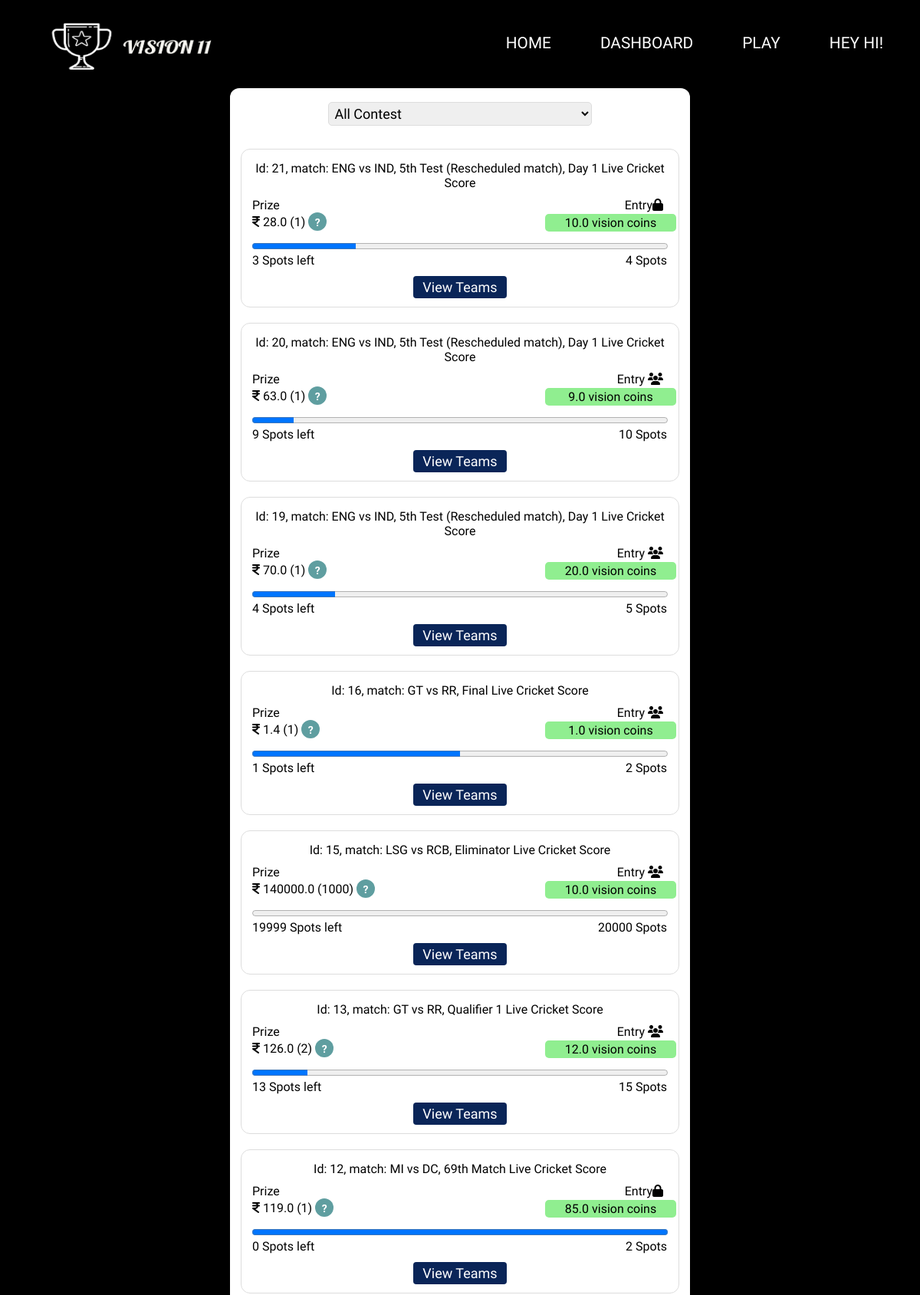
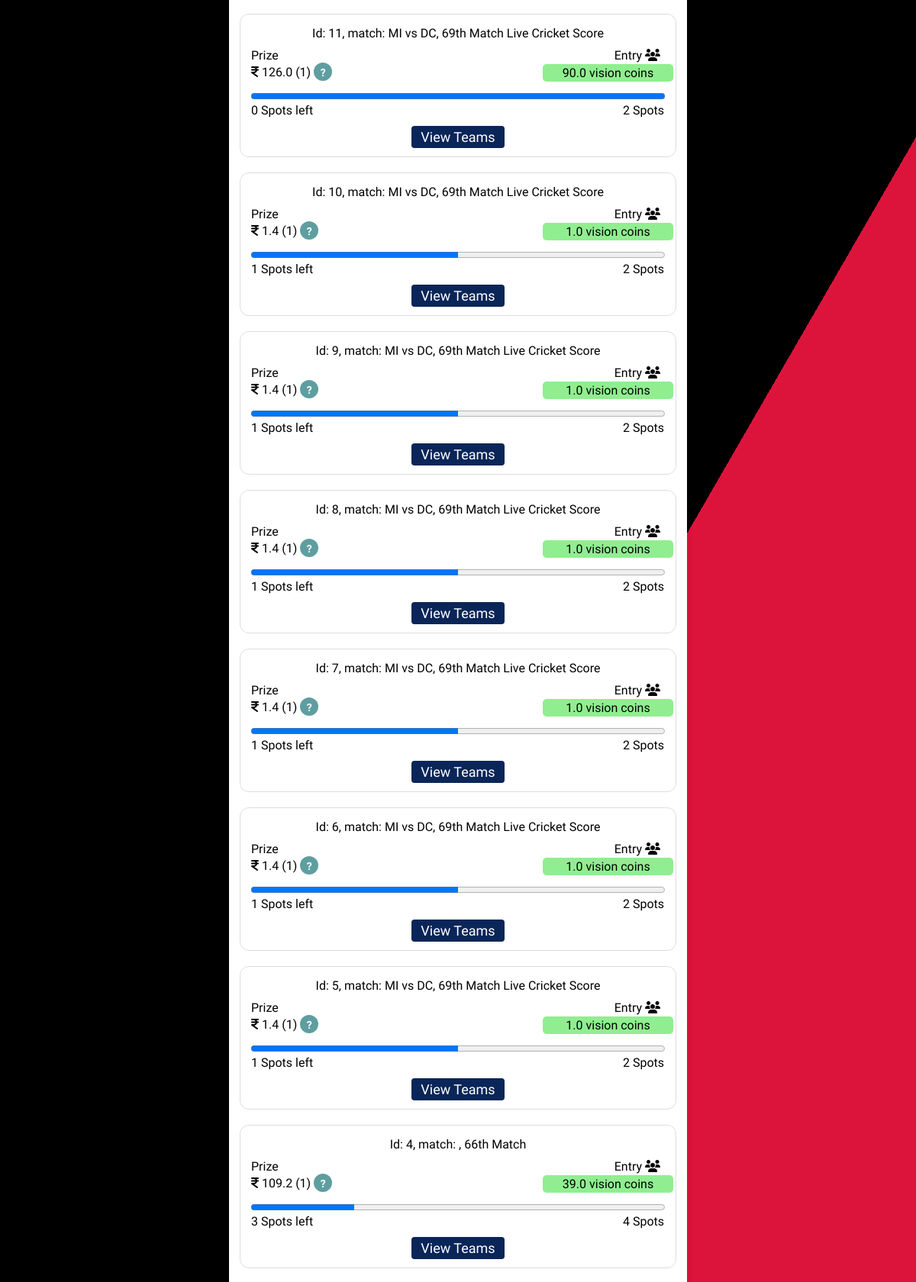
/mycontests (signed in, upper part), run on the app's committed database (2 pictures, top to bottom).
### usermanagerAPP/models.py (models this page shows, shortened)
class User1(AbstractUser):
    first_name = models.CharField(
        max_length=20
    )
    last_name = models.CharField(
        max_length=20
    )
    username = models.CharField(
        max_length=20,
        unique=True
    )
    age = models.IntegerField(
        null=True,
        blank=True
    )
    email = models.EmailField(
        max_length=50
    )
    vision_credits = models.FloatField(
        default=0
    )
    currency_type = models.CharField(
        choices=Currency_Choices,
        default=Choices.VISION_CANDIES,
        max_length=50
    )
    gender_type = models.CharField(
        choices=Gender_Choices,
        null=True,
        max_length=10
    )
    country = models.CharField(
        max_length=50
    )
    adult = models.BooleanField(
        'Adult_status',
        default=False
    )
    staff = models.BooleanField(
        'Staff_status',
        default=False
    )
    superuser = models.BooleanField(
        'super_user_status',
        default=False
    )
    aadhar_image = models.FileField(
        upload_to='others',
        null=True,
        blank=True
    )
    contests_won = models.IntegerField(
        default=0
    )
    objects = UserManager()

### mainAPP/models.py (models this page shows, shortened)
class Contest(models.Model):
    match_id = models.ForeignKey(
        Match,
        on_delete=models.CASCADE
    )
    user = models.ManyToManyField(
        User1,
        blank=True
    )
    entry_fee = models.FloatField(
        default=1
    )
    fee_type = models.CharField(
        max_length=20,
        default='vision candies'
    )
    length = models.IntegerField(
        default=1
    )
    price_fee = models.FloatField(
        default=0
    )
    teams = models.ManyToManyField(
        to=UserTeam,
        blank=True
    )
    reward_claimed = models.BooleanField(
        default=False
    )
    contest_type = models.CharField(
        default="public",
        max_length=25
    )
    password = models.CharField(
        max_length=128,
        null=True,
        blank=True
    )
    no_of_winners = models.IntegerField(
        default=1
    )
    price_distribution_array = models.TextField(
        null=True,
        blank=True
    )
    is_equal_distribute = models.BooleanField(
        default=True
    )

class Match(models.Model):
    url = models.TextField(
        unique=True
    )
    title = models.TextField(
        null=True,
        blank=True
    )
    time = models.DateTimeField()
    match_pause_time = models.DateTimeField(
        null=True,
        blank=True
    )
    name = models.CharField(
        max_length=100,
        null=True,
        blank=True
    )
    team1 = models.CharField(
        max_length=60,
        null=True,
        blank=True
    )
    team2 = models.CharField(
        max_length=60,
        null=True,
        blank=True
    )
    is_test_match = models.BooleanField(
        default=False
    )
    is_match_end = models.BooleanField(
        default=False
    )
    team1_img = models.TextField(
        null=True,
        blank=True
    )
    team2_img = models.TextField(
        null=True,
        blank=True
    )

### mainAPP/views.py (the view)
# urls.py: path('mycontests',views.RenderUserContest),
@login_required(login_url='/accounts/login')
def RenderUserContest(request):
    try:
        return vision11_render().render_usercontest(request)
    except:
        return redirect('/')

### templates/usercontest.html (shortened to what this page needs)
{% load static %}
<!DOCTYPE html>
<html lang="en">
<head>
    <link rel="stylesheet" href="{% static 'css/usercontest.css' %}">
    <link rel="stylesheet" href="https://stackpath.bootstrapcdn.com/font-awesome/4.7.0/css/font-awesome.min.css">
    <link rel="stylesheet" href="{% static 'css/navbar.css' %}">
</head>
<body>
    {% include 'navbar.html' %}
    <div class="multicolorbg">
        <div class="box" id="box">
            <select name="contestfilter" id="user_team" onchange="change_filter(id)">
                <option value="All Contest">All Contest</option>
              </select>
            <div class="allcontest" id="allcontest">
            {% for contest,slot,per in contests %}
                <div class="contest">
                    <div class="mathc_name">
                        <span>Id: {{ contest.id }}, match: {{ contest.match_id.title }}</span>
                    </div>
                    <div class="maincont">
                        <div class="heade">
                            <span class="prz">Prize</span>
                            {% if contest.contest_type == 'public' %}
                            <span class="entr">Entry <i class="fa fa-users" aria-hidden="true"></i>
                            </span>
                            {% else %}
                            <span class="entr">Entry<i class="fa fa-lock" aria-hidden="true"></i>
                            </span>
                            {% endif %}
                        </div>
                        <div class="money_container">
                            <span id="prize" class="prize"><i class="fa fa-inr" aria-hidden="true"></i>
                                {{ contest.price_fee }} ({{ contest.no_of_winners }})
                                <div class="help-tip" onclick="show_winners({{ contest.id }})">
                                </div>
                            </span>
                            <span id="entryfee1" class="entryfe">{{ contest.entry_fee }} {{ contest.fee_type }}</span>
                        </div>
                        <div class="progress_bar">
                            <progress id="prog1" value="{{ per }}" max="100" class="prog_bar"> 0% </progress>
                            <div class="spots">
                                <span id="spot_left1" class="spot_left">{{ slot }} Spots left</span>
                                <span id="total_spots1" class="total_spot">{{ contest.length }} Spots</span>
                            </div>
                        </div>
                        <div class="join">
                            <a href = "/contestdetails/contest={{ contest.id }}">View Teams</a>
                        </div>
                    </div>
                </div>
            {% endfor %}
            </div>
            </div>
        </div>
</body>
</html>

### templates/navbar.html (shortened to what this page needs)
{% load static %}
<header class="header">
    <img width="250px" height="70px" src="{% static 'imgs/web/logo.png' %}" alt="">
  <nav class="navbar">
    <ul class="navbar-list">
      <li><a class="navbar-link" href="/">Home</a></li>
      <li><a class="navbar-link" href="/dashboard">Dashboard</a></li>
      <li><a class="navbar-link" href="/play">Play</a></li>
      {% if not user.is_authenticated %}
      <li><a class="navbar-link" href="/accounts/signup" target="_blank">Register</a>
      {% else %}
      <li><a class="navbar-link" href="#">Hey {{user.first_name}}!</a>
      {% endif %}
      </li>
    </ul>
  </nav>
</header>

### statics/css/usercontest.css (style rules this page uses)
* { margin: 0; padding: 0; box-sizing: border-box; font-family: system-ui; }
body { overflow-x: hidden; }
.multicolorbg { background: crimson; background-image: linear-gradient(120deg, #000 55%, crimson 55%); background-repeat: no-repeat; background-size: cover; width: 100vw; min-height: 100vh; overflow: hidden; }
#allcontest,#completed,#winings,#live { height: 70vh; overflow-y: auto; }
.multicolorbg .box { width: 600px; margin: auto; margin-top: 115px; margin-bottom: 15px; background: #fff; padding: 15px 14px; border-radius: 12px; box-shadow: 0 5px 10px rgba(0,0,0,0.1); }
.contest { margin: auto; margin-top: 20px; background: #fff; padding: 15px 14px; border-radius: 12px; border: 1px solid #dddddd; position: relative; }
.mathc_name { text-align: center; }
.entr, .entryfe { position: absolute; }
.entr { right: 20px; }
.entryfe { margin-top: 2px; text-align: center; display: inline-block; right: 3px; width: 30%; background: lightgreen; padding: 2px; border-radius: 5px; white-space: nowrap; overflow: hidden; text-overflow: ellipsis; }
.prize { margin-top: 2px; }
.progress_bar { margin-top: 10px; }
.prog_bar { width: 100%; }
.total_spot { position: absolute; right: 15px; }
.join { text-align: center; margin-top: 15px; }
.join a { color: #fff; background: #0A2558; padding: 4px 12px; font-size: 18px; font-weight: 400; border-radius: 4px; text-decoration: none; transition: all 0.3s ease; cursor: pointer; }
.maincont { margin-top: 10px; }
select#user_team { display: block; width: 60%; margin: auto; margin-bottom: 10px; padding: 3px; font-size: 18px; border-radius: 5px; border: 1px solid #dddddd; margin-top: 3px; }
.help-tip { display: inline-block; text-align: center; background: cadetblue; border-radius: 50%; width: 24px; height: 24px; font-size: 14px; line-height: 26px; cursor: pointer; }
.help-tip:before { content:'?'; font-weight: bold; color:#fff; }

### statics/css/navbar.css (style rules this page uses)
* { padding: 0; margin: 0; box-sizing: border-box; font-family: "Work Sans", sans-serif; }
body,html { overflow-x: hidden; position: relative; }
.header { padding: 0 3rem; height: 7rem; display: flex; justify-content: space-between; align-items: center; position: absolute; width: 100vw; background: transparent; overflow: hidden; z-index: 10000; }
.header img { display: block; margin-top: 7px; z-index: 1000000; }
.navbar-list { display: flex; gap: 4rem; list-style: none; }
.navbar-link:link, .navbar-link:visited { display: inline-block; text-transform: uppercase; text-decoration: none; font-size: 1.3rem; font-weight: 500; color: white; transition: all 0.3s; }

### data on the page
User1: first_name "HI"
Contest: id "21", match_id "ENG vs IND, 5th Test (Rescheduled match), Day 1 Live Cricket Score", contest_type "Entry", price_fee "28.0", no_of_winners "1", entry_fee "10.0", fee_type "vision coins", {{ per }} 25.0 (drawn), slot "3", length "4"
Contest: id "20", match_id "ENG vs IND, 5th Test (Rescheduled match), Day 1 Live Cricket Score", contest_type "Entry", price_fee "63.0", no_of_winners "1", entry_fee "9.0", fee_type "vision coins", {{ per }} 10.0 (drawn), slot "9", length "10"
Contest: id "19", match_id "ENG vs IND, 5th Test (Rescheduled match), Day 1 Live Cricket Score", contest_type "Entry", price_fee "70.0", no_of_winners "1", entry_fee "20.0", fee_type "vision coins", slot "4", length "5"
Contest: id "16", match_id "GT vs RR, Final Live Cricket Score", contest_type "Entry", price_fee "1.4", no_of_winners "1", entry_fee "1.0", fee_type "vision coins", {{ per }} 50.0 (drawn), slot "1", length "2"
Contest: id "15", match_id "LSG vs RCB, Eliminator Live Cricket Score", contest_type "Entry", price_fee "140000.0", no_of_winners "1000", entry_fee "10.0", fee_type "vision coins", {{ per }} 0.01 (drawn), slot "19999", length "20000"
Contest: id "13", match_id "GT vs RR, Qualifier 1 Live Cricket Score", contest_type "Entry", price_fee "126.0", no_of_winners "2", entry_fee "12.0", fee_type "vision coins", {{ per }} 13.33 (drawn), length "15"
Contest: id "12", match_id "MI vs DC, 69th Match Live Cricket Score", contest_type "Entry", price_fee "119.0", no_of_winners "1", entry_fee "85.0", fee_type "vision coins", {{ per }} 100.0 (drawn), slot "0", length "2"
Contest: id "11", match_id "MI vs DC, 69th Match Live Cricket Score", contest_type "Entry", price_fee "126.0", no_of_winners "1", entry_fee "90.0", fee_type "vision coins", {{ per }} 100.0 (drawn), slot "0", length "2"
Contest: id "10", match_id "MI vs DC, 69th Match Live Cricket Score", contest_type "Entry", price_fee "1.4", no_of_winners "1", entry_fee "1.0", fee_type "vision coins", {{ per }} 50.0 (drawn), slot "1", length "2"
Contest: id "9", match_id "MI vs DC, 69th Match Live Cricket Score", contest_type "Entry", price_fee "1.4", no_of_winners "1", entry_fee "1.0", fee_type "vision coins", {{ per }} 50.0 (drawn), slot "1", length "2"
Contest: id "8", match_id "MI vs DC, 69th Match Live Cricket Score", contest_type "Entry", price_fee "1.4", no_of_winners "1", entry_fee "1.0", fee_type "vision coins", {{ per }} 50.0 (drawn), slot "1", length "2"
Contest: id "7", match_id "MI vs DC, 69th Match Live Cricket Score", contest_type "Entry", price_fee "1.4", no_of_winners "1", entry_fee "1.0", fee_type "vision coins", {{ per }} 50.0 (drawn), slot "1", length "2"
Contest: id "6", match_id "MI vs DC, 69th Match Live Cricket Score", contest_type "Entry", price_fee "1.4", no_of_winners "1", entry_fee "1.0", fee_type "vision coins", {{ per }} 50.0 (drawn), slot "1", length "2"
Contest: id "5", match_id "MI vs DC, 69th Match Live Cricket Score", contest_type "Entry", price_fee "1.4", no_of_winners "1", entry_fee "1.0", fee_type "vision coins", {{ per }} 50.0 (drawn), slot "1", length "2"
Contest: id "4", match_id ", 66th Match", contest_type "Entry", price_fee "109.2", no_of_winners "1", entry_fee "39.0", fee_type "vision coins", {{ per }} 25.0 (drawn), slot "3", length "4"
